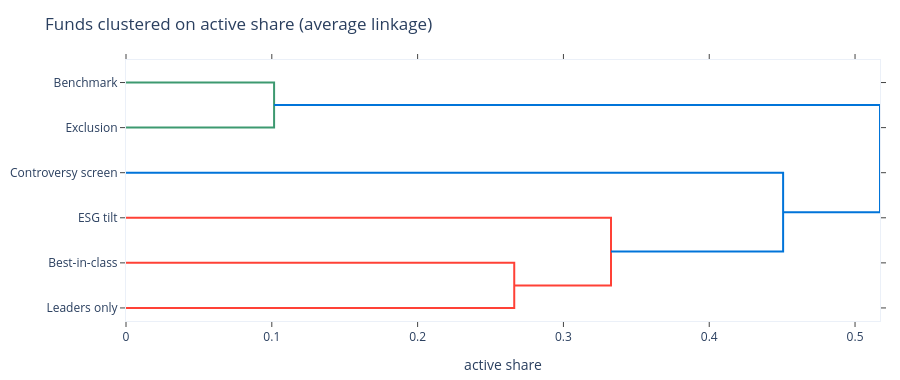

Write notebook code for a chart like this one.
### Markdown cell above
---
## 5. Which funds are twins?

Cluster the six funds on the active share between them. Because active share is
an $L_1$ distance rather than a Euclidean one, the tree uses **average** linkage:
Ward's method assumes squared Euclidean distances and would be the wrong tool.

### Code cell
W = funds.T.values                      # one row per fund, one column per company
fig = ff.create_dendrogram(W, labels=list(funds.columns), orientation="left",
                           distfun=lambda X: pdist(X, "cityblock") / 2,
                           linkagefun=lambda d: linkage(d, "average"))
fig.update_layout(title="Funds clustered on active share (average linkage)",
                  height=380, xaxis_title="active share", margin=dict(l=10, r=20, t=60, b=40))
fig.show()

### Figure 1 — Plotly figure (JSON) as saved in the notebook; plotly's stock layout.template omitted (floating-point values rounded to 4 significant figures)
{"data": [{"hoverinfo": "text", "marker": {"color": "rgb(61,153,112)"}, "mode": "lines", "type": "scatter", "x": [0.0, 0.1016, 0.1016, 0.0], "xaxis": "x", "y": [-5.0, -5.0, -15.0, -15.0], "yaxis": "y"}, {"hoverinfo": "text", "marker": {"color": "rgb(255,65,54)"}, "mode": "lines", "type": "scatter", "x": [0.0, 0.2663, 0.2663, 0.0], "xaxis": "x", "y": [-45.0, -45.0, -55.0, -55.0], "yaxis": "y"}, {"hoverinfo": "text", "marker": {"color": "rgb(255,65,54)"}, "mode": "lines", "type": "scatter", "x": [0.0, 0.3326, 0.3326, 0.2663], "xaxis": "x", "y": [-35.0, -35.0, -50.0, -50.0], "yaxis": "y"}, {"hoverinfo": "text", "marker": {"color": "rgb(0,116,217)"}, "mode": "lines", "type": "scatter", "x": [0.0, 0.4507, 0.4507, 0.3326], "xaxis": "x", "y": [-25.0, -25.0, -42.5, -42.5], "yaxis": "y"}, {"hoverinfo": "text", "marker": {"color": "rgb(0,116,217)"}, "mode": "lines", "type": "scatter", "x": [0.1016, 0.5171, 0.5171, 0.4507], "xaxis": "x", "y": [-10.0, -10.0, -33.75, -33.75], "yaxis": "y"}], "layout": {"autosize": false, "height": 380, "hovermode": "closest", "margin": {"b": 40, "l": 10, "r": 20, "t": 60}, "showlegend": false, "title": {"text": "Funds clustered on active share (average linkage)"}, "width": null, "xaxis": {"mirror": "allticks", "rangemode": "tozero", "showgrid": false, "showline": true, "showticklabels": true, "ticks": "outside", "title": {"text": "active share"}, "type": "linear", "zeroline": false}, "yaxis": {"mirror": "allticks", "rangemode": "tozero", "showgrid": false, "showline": true, "showticklabels": true, "tickmode": "array", "ticks": "outside", "ticktext": ["Benchmark", "Exclusion", "Controversy screen", "ESG tilt", "Best-in-class", "Leaders only"], "tickvals": [-5, -15, -25, -35, -45, -55], "type": "linear", "zeroline": false}}}
